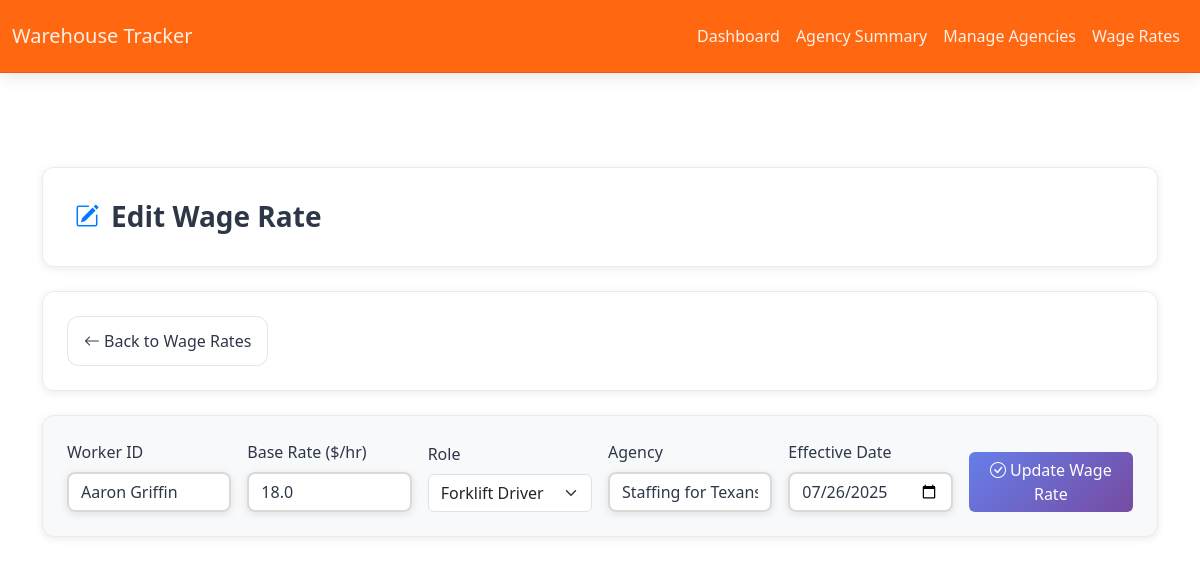
The page /wage_rates/edit/111?agency=&show_all=0 on the database its author committed.
### app/models.py (models this page shows, shortened)
class WageRate(db.Model):
    __tablename__ = 'wage_rate'
    id = db.Column(db.Integer, primary_key=True)
    worker_id = db.Column(db.String(64), nullable=False, index=True)
    base_rate = db.Column(db.Float, nullable=True)  # e.g., 16 or 18
    role = db.Column(db.String(64), nullable=True)   # e.g., 'general labor', 'forklift driver'
    agency = db.Column(db.String(128), nullable=True)
    markup = db.Column(db.Float, nullable=True)      # e.g., 0.25 for 25%
    effective_date = db.Column(db.Date, nullable=True)  # Now required

### app/routes/dashboard.py (the view, shortened to what this page needs)
@dashboard_bp.route('/wage_rates/edit/<int:wage_rate_id>', methods=['GET', 'POST'])
def edit_wage_rate(wage_rate_id):
    wage_rate = WageRate.query.get_or_404(wage_rate_id)
    show_all = request.args.get('show_all', '0')
    agency_filter = request.args.get('agency', '')
    return render_template('edit_wage_rate.html', wage_rate=wage_rate, agency=agency_filter, show_all=show_all)

### app/templates/edit_wage_rate.html (shortened to what this page needs)
{% extends "layout.html" %}
{% block content %}
<div class="page-header">
  <h1>
    <i class="bi bi-pencil-square"></i>
    Edit Wage Rate
  </h1>
</div>
<div class="control-panel">
  <div class="action-buttons">
    <a class="btn btn-outline-secondary back-button" href="{{ url_for('dashboard.wage_rates') }}">
      <i class="bi bi-arrow-left me-1"></i>Back to Wage Rates
    </a>
  </div>
</div>
<div class="form-section">
    <form method="post" class="row g-3 align-items-end">
      <div class="col-md-2">
        <label class="form-label">Worker ID</label>
        <input name="worker_id" class="form-control" value="{{ wage_rate.worker_id }}" required />
      </div>
      <div class="col-md-2">
        <label class="form-label">Base Rate ($/hr)</label>
        <input name="base_rate" type="number" step="0.01" class="form-control" value="{{ wage_rate.base_rate }}" required />
      </div>
      <div class="col-md-2">
        <label class="form-label">Role</label>
        <select name="role" class="form-select">
          <option value="forklift driver" {% if wage_rate.role == 'forklift driver' %}selected{% endif %}>Forklift Driver</option>
        </select>
      </div>
      <div class="col-md-2">
        <label class="form-label">Agency</label>
        <input name="agency" class="form-control" value="{{ wage_rate.agency or '' }}" />
      </div>
      <div class="col-md-2">
        <label class="form-label">Effective Date</label>
        <input name="effective_date" type="date" class="form-control" value="{{ wage_rate.effective_date }}" required />
      </div>
              <div class="col-md-2 d-flex align-items-end">
          <button class="btn btn-primary w-100">
            <i class="bi bi-check-circle me-1"></i>Update Wage Rate
          </button>
        </div>
      </form>
  </div>
{% endblock %}

### app/static/css/glassmorphism.css (style rules this page uses)
:root { --glass-bg: rgba(255, 255, 255, 0.8); --glass-border: rgba(0, 0, 0, 0.1); --glass-shadow: 0 8px 32px 0 rgba(0, 0, 0, 0.15); --glass-backdrop: blur(8px); --primary-gradient: linear-gradient(135deg, #667eea 0%, #764ba2 100%); --secondary-gradient: linear-gradient(135deg, #f093fb 0%, #f5576c 100%); --success-gradient: linear-gradient(135deg, #4facfe 0%, #00f2fe 100%); --warning-gradient: linear-gradient(135deg, #43e97b 0%, #38f9d7 100%); --danger-gradient: linear-gradient(135deg, #fa709a 0%, #fee140 100%); --info-gradient: linear-gradient(135deg, #a8edea 0%, #fed6e3 100%); --text-primary: #2d3748; --text-secondary: #4a5568; --text-light: rgba(255, 255, 255, 0.9); }
body { background: #ffffff; min-height: 100vh; color: var(--text-primary); font-family: 'Segoe UI', Tahoma, Geneva, Verdana, sans-serif; }
.btn-glass { background: var(--glass-bg); backdrop-filter: var(--glass-backdrop); -webkit-backdrop-filter: var(--glass-backdrop); border: 1px solid var(--glass-border); border-radius: 12px; color: var(--text-primary); font-weight: 500; padding: 0.75rem 1.5rem; transition: all 0.3s cubic-bezier(0.4, 0, 0.2, 1); position: relative; overflow: hidden; }
.btn-glass::before { content: ''; position: absolute; top: 0; left: -100%; width: 100%; height: 100%; background: linear-gradient(90deg, transparent, rgba(255, 255, 255, 0.2), transparent); transition: left 0.5s; }
.btn-primary-glass { background: var(--primary-gradient); color: white; border: none; }
.form-control-glass { background: rgba(255, 255, 255, 0.95); backdrop-filter: blur(4px); border: 2px solid rgba(0, 0, 0, 0.15); border-radius: 8px; color: var(--text-primary); transition: all 0.3s ease; box-shadow: 0 2px 8px rgba(0, 0, 0, 0.1); }
.form-control-glass::placeholder { color: rgba(45, 55, 72, 0.6); }
.page-header { background: #ffffff; border-radius: 12px; border: 1px solid #e9ecef; padding: 2rem; margin-bottom: 1.5rem; box-shadow: 0 2px 8px rgba(0, 0, 0, 0.08); transition: all 0.3s cubic-bezier(0.4, 0, 0.2, 1); }
.page-header h1 { color: #2d3748; font-weight: 600; font-size: 1.75rem; margin-bottom: 0; display: flex; align-items: center; gap: 0.75rem; }
.page-header h1 i { color: #007bff; font-size: 1.5rem; }
.control-panel { background: #ffffff; border-radius: 12px; border: 1px solid #e9ecef; padding: 1.5rem; margin-bottom: 1.5rem; box-shadow: 0 2px 8px rgba(0, 0, 0, 0.08); transition: all 0.3s cubic-bezier(0.4, 0, 0.2, 1); }
.form-section { background: #f8f9fa; border-radius: 12px; border: 1px solid #e9ecef; padding: 1.5rem; margin-bottom: 1.5rem; box-shadow: 0 2px 8px rgba(0, 0, 0, 0.08); transition: all 0.3s cubic-bezier(0.4, 0, 0.2, 1); }
.action-buttons { display: flex; gap: 0.75rem; flex-wrap: wrap; align-items: center; }
.action-buttons .btn { transition: all 0.2s ease; min-width: 160px; text-align: center; white-space: nowrap; padding-left: 1rem !important; padding-right: 1rem !important; }
.back-button { transition: all 0.2s ease; }

### rows shown on the page
WageRate: worker_id "Aaron Griffin", base_rate "18.0", role "Forklift Driver", agency "Staffing for Texans", effective_date "07/26/2025"
